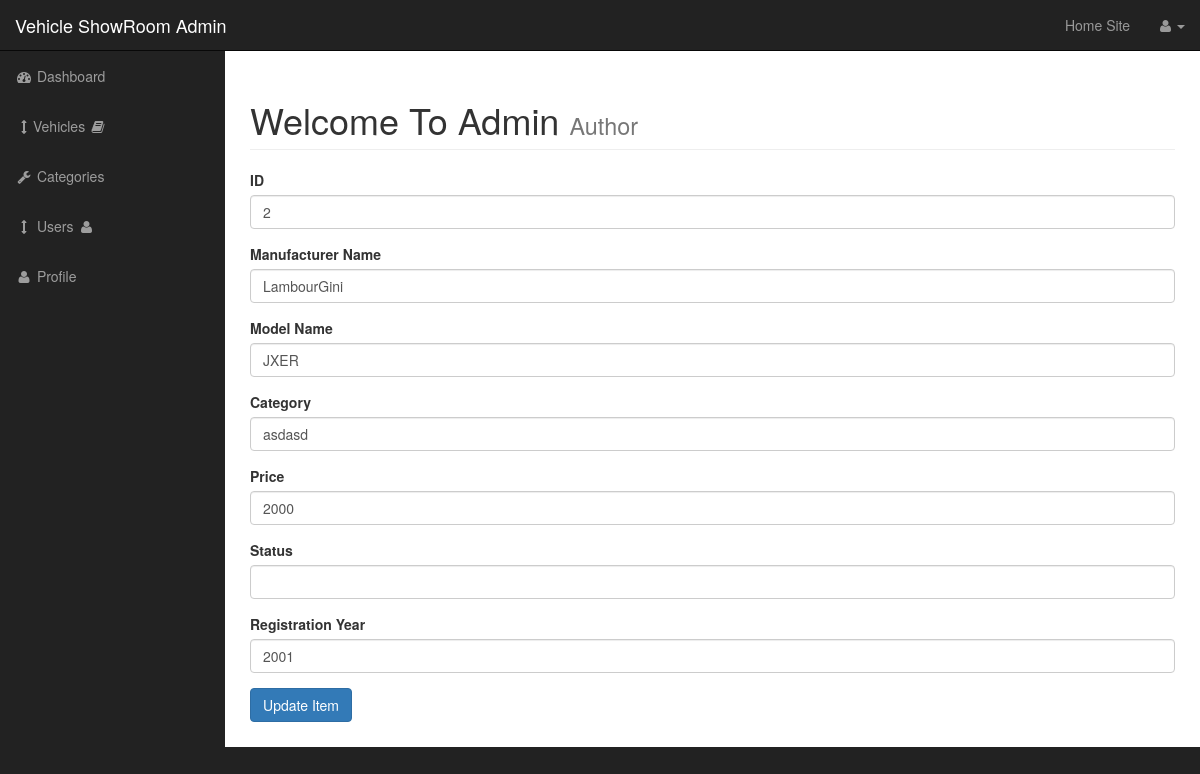
Screenshot of /admin/items.php?source=edit_item&p_id=2 with the database file from the repository.
### tables this page shows
CREATE TABLE `vehicle` (
  `v_id` int(11) NOT NULL,
  `manufacturer_name` varchar(100) NOT NULL,
  `model_name` varchar(100) NOT NULL,
  `category` varchar(100) NOT NULL,
  `b_price` double NOT NULL,
  `s_price` double DEFAULT NULL,
  `mileage` double NOT NULL,
  `add_date` date NOT NULL,
  `sold_date` date DEFAULT NULL,
  `status` varchar(40) NOT NULL,
  `registration_year` int(11) NOT NULL,
  `insurance_id` int(11) DEFAULT NULL,
  `gear` varchar(100) NOT NULL,
  `doors` int(11) NOT NULL,
  `seats` int(11) NOT NULL,
  `tank` float NOT NULL,
  `image` varchar(400) DEFAULT NULL,
  `e_no` varchar(40) NOT NULL,
  `c_no` varchar(40) NOT NULL,
  `u_id` int(11) DEFAULT NULL,
  `v_color` varchar(20) DEFAULT NULL
);

### admin/includes/edit_item.php (the view, shortened to what this page needs)
 <?php
if(isset($_GET['p_id']))
{
    $the_item_id=$_GET['p_id'];
        $query="SELECT * from vehicle where v_id= {$the_item_id}";
        $select_po=mysqli_query($conn,$query);
        while($row=mysqli_fetch_assoc($select_po))
        {
            $item_id=$row['v_id'];
            $item_company=$row['manufacturer_name'];
           $item_name=$row['model_name'];
                    $item_category=$row['category'];
                    $item_price=$row['s_price'];
                    $item_year=$row['registration_year'];
                    $item_status=$row['status'];
        }
}
?>
   <form action="" method="post" enctype="multipart/form-data">
    <div class="form-group">
        <label for="title">ID</label>
        <input value="<?php echo $item_id;?>" type="text" class="form-control" name="id">
    </div>
    <div class="form-group">
        <label for="title">Manufacturer Name</label>
        <input value="<?php echo $item_company;?>" type="text" class="form-control" name="m-name">
    </div>
    <div class="form-group">
        <label for="title">Model Name</label>
        <input value="<?php echo $item_name;?>" type="text" class="form-control" name="mod-name">
    </div>
    <div class="form-group">
        <label for="title">Category</label>
        <input value="<?php echo $item_category;?>" type="text" class="form-control" name="category">
    </div>
    <div class="form-group">
        <label for="title">Price</label>
        <input value="<?php echo $item_price;?>" type="text" class="form-control" name="price">
    </div>
    <div class="form-group">
        <label for="title">Status</label>
        <input type="<?php echo $item_status;?>" type="text" class="form-control" name="status">
    </div>
     <div class="form-group">
        <label for="title">Registration Year</label>
        <input value="<?php echo $item_year;?>" type="text" class="form-control" name="year">
    </div>
     <div class="form-group">
        <input type="submit" class="btn btn-primary" name="update_item" value="Update Item">
    </div>
</form>

### admin/css/sb-admin.css (style rules this page uses)
body { margin-top: 100px; background-color: #222; }
@media (min-width:768px) { body { margin-top: 50px; } }

### rows the page displays
vehicle: id "2", m-name "LambourGini", mod-name "JXER", category "asdasd", price "2000", year "2001"
